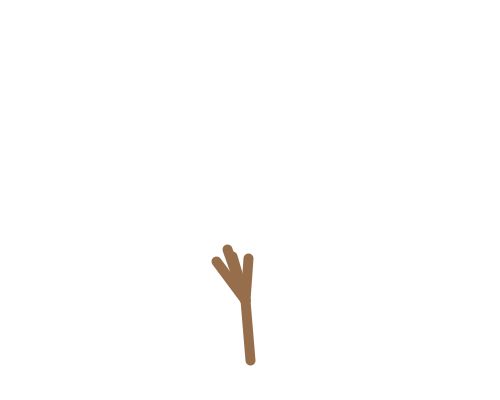
Frame 1 (no input)
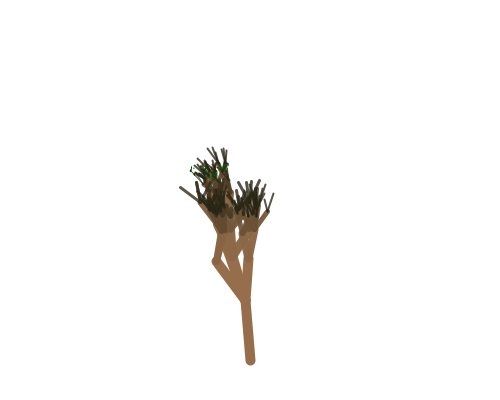
Frame 60 (the mouse pressed at the canvas centre just before this capture)
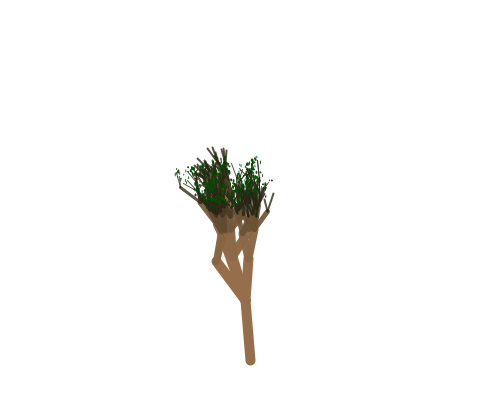
Frame 120 (the mouse held since frame 60 and released just before this capture)

The Processing sketch that drew these frames (run headless with seeded random() and noise(); from frame 60 on, the mouse is pressed at the canvas centre):

// Processing sketch: processing_47438
// ── processing_47438.pde

//var declarations
float baseX;  //base vals only used for initial "trunk"
float baseY;
float baseLineLength;

float[][] nodeX;  // these arrays hold x and y vals and the current line length for branch coords
float[][] nodeY;  
float[][] lineLength;

Node[][] tree;  //array of Nodes with the branchings divided up into levels
Node[] treeDisplay;  //same array, but just arranged sequentially for drawing one piece per frame

float bgFill;   //these are just for holding fill and stroke colors
float bgAlpha;
float objRed;
float objGreen;
float objBlue;
float leafGreen;
float objAlpha;
float leafAlpha;

int lineWidth;   //not using in this build, got a weird formula below instead


int levels;  //defines how many "levels" of forks will exist

int[] forkHolder;  //array for holding the number of forks generated so far in the current level, needed to properly populate x and y coords for each branch
int[] currentForks;  //used for controlling the "j" for loop in setup
int tempHolder;  //control variable, another one needed to populate arrays correctly

int count;  //used in draw() to draw the tree over a series of frames

float radius;  //not used in this build, leaf radius defined in the leaves() function of the Node class instead

int maxForks;  //used to set the size of the initial arrays for x, y, lineLength, and Nodes

int drawCounter;  //control variable to create a 1-D array of nodes that can be drawn sequentially in draw()

//setup
void setup() {
  size(500,400);
  smooth();
  bgFill = 255;
  objRed = 150;
  objGreen = 110;
  objBlue = 75;
  leafGreen = 75;
  objAlpha = 255;
  leafAlpha = 255;
  baseX = width/2;
  baseY = 0.9*height;
  baseLineLength = 100;
  count = 0;

  levels = int(random(7,9));  //arbitrary range here, it's the range I found to make most realistic looking trees
  
  lineWidth = 2*levels+1;  //again, not really used in this build
  strokeWeight(lineWidth);
  
  maxForks = 0;
  for(int i = 0; i < levels+1; i++) {
    maxForks += pow(4, i+1);  //the 4 here is based on the max possible number of forks in an individual Node, defined in its constructor below
  }
  
//  println("maxForks: " + maxForks);

//all these arrays need memory set aside here apparently, got lots of "NullPointer" type errors early on
  currentForks = new int[levels+1];
  nodeX = new float[levels+1][maxForks];
  nodeY = new float[levels+1][maxForks];
  lineLength = new float[levels+1][maxForks];
  tree = new Node[levels+1][maxForks];
  forkHolder = new int[levels+1];
  
  tempHolder = 0;
  drawCounter = 0;

  for(int i = 0; i < levels; i++) {  //the outer loop causes it to generate info one level at a time
    if(i < 1) {
      currentForks[i] = 1;
    }
    else {
      currentForks[i] = forkHolder[i];
    }
    for(int j = 0; j < currentForks[i]; j++) {  //this loop generates the details for each fork within a specific level
    
      if(i == 0 && j == 0) {  //the initial run through the loop needs to set some initial data for the constructor of the first Node
        nodeX[i][j] = baseX + random(-0.1*baseLineLength,0.1*baseLineLength);
        nodeY[i][j] = baseY + random(-0.6*baseLineLength,-0.9*baseLineLength);
        lineLength[i][j] = sqrt((baseX-nodeX[i][j])*(baseX-nodeX[i][j])+(baseY-nodeY[i][j])*(baseY-nodeY[i][j]));
        tree[i][j] = new Node(nodeX[i][j],nodeY[i][j],lineLength[i][j]);
        tree[i][j].fork();
        for(int k = 0; k < tree[i][j].forksGet(); k++) {  //this loop structures the populating of the x and y arrays
          nodeX[i+1][k+currentForks[i]-1] = tree[i][j].xGet()[k];
          nodeY[i+1][k+currentForks[i]-1] = tree[i][j].yGet()[k];
          lineLength[i+1][k+currentForks[i]-1] = tree[i][j].lengthGet()[k];
          forkHolder[i+1] += 1;
          drawCounter += 1;
        }
//        println("first branch base X: " + nodeX[0][0]);
//        println("first branch base Y: " + nodeY[0][0]);
//        println("first branch first fork X: " + nodeX[1][0]);
//        println("first branch first fork Y: " + nodeY[1][0]);
//        println("first loop complete");
      }
      else {
        tree[i][j] = new Node(nodeX[i][j],nodeY[i][j],lineLength[i][j]);
        tree[i][j].fork();
        tempHolder = 0;
        for(int k = 0; k < tree[i][j].forksGet(); k++) {  //same as the k loop above, but used for all subsequent runs through the loop
          nodeX[i+1][k+forkHolder[i+1]] = tree[i][j].xGet()[k];
          nodeY[i+1][k+forkHolder[i+1]] = tree[i][j].yGet()[k];
          lineLength[i+1][k+forkHolder[i+1]] = tree[i][j].lengthGet()[k];
          tempHolder += 1;
          drawCounter += 1;
        }
        forkHolder[i+1] += tempHolder;

//        println("Node " + i + " " + j + " base X: " + nodeX[i][j]);
//        println("Node " + i + " " + j + " base Y: " + nodeY[i][j]);
//        println("currentForks: " + currentForks[i]);
      }
    }
  }
  
  //this part creates a new 1-D array using the already created Nodes so that the draw() function can cycle through them easily frame by frame
  treeDisplay = new Node[drawCounter];
  drawCounter = 0;
  for(int i = 0; i < levels; i++) {
    for(int j = 0; j < currentForks[i]; j++) {
      treeDisplay[drawCounter] = tree[i][j];
      drawCounter++;
    }
  }


  background(bgFill,bgFill,bgFill);
}

//draw
void draw() {
  //  println("levels:  " + levels);
  lineWidth = int(drawCounter/(count*30+400));  //this is a weird formula I came up with for making branches get thinner as it goes, it's a work in progress
  strokeWeight(lineWidth);
  stroke(objRed,objGreen,objBlue,objAlpha);
  
  if(count <1) {  //draws just the initial trunk
    line(baseX,baseY,nodeX[0][0],nodeY[0][0]);
  }
  
  if(count < drawCounter) {  //this part draws the rest of the tree
    strokeWeight(int(drawCounter/(count*30+400)));
    
    if(int(drawCounter/(count*30+400))<2) {  //leaves are only drawn once the branches are down to 1 pixel wide
      fill(0,leafGreen,0,leafAlpha);
      noStroke();
      treeDisplay[count].leaves();
    }
      stroke(objRed,objGreen,objBlue,objAlpha);  //this draws each branch
      treeDisplay[count].display();
  }
  
  count ++;
  
  
  if (count < 30){  //this darkens the branches in the later parts of the tree and decreases their alpha value
  objRed = objRed - 3.75;
  objGreen = objGreen - 2.5;
  objBlue = objBlue - 1.875;
  objAlpha = objAlpha - 1.875;
  }
  
  leafGreen = leafGreen + 0.03;  //darker leaves are drawn first, moving on to bright leaves at the end
  leafAlpha = leafAlpha - 0.05;  //decrease alpha for later leaves to allow the earlier drawn layers to create more interesting texture
  
//  println("count: "+count);
//  println("drawCounter: " + drawCounter);
}

class Node {  //node is a class that creates several (x,y) coordinates based on an initial (x,y), and has methods for drawing lines to them from the inital (x,y)
  float rootX;
  float rootY;
  int forks;
  float[] tipX;
  float[] tipY;
  float lineLength;
  int leafCounter;

  Node(float tempRootX,float tempRootY,float tempLineLength) {  //constructor
    rootX = tempRootX;
    rootY = tempRootY;
    lineLength = tempLineLength;
    forks = int(random(2,5));  //chose this arbitrarily, I liked this range best for realistic looking trees
    tipX = new float[forks];
    tipY = new float[forks];
    leafCounter = 6-forks;  //again arbitrary, allows tall branches to get more leaves and thins them on the sides
  }

  void fork() {  //creates some branchings from the current (x,y), formulas are hard to describe, but attempt to keep the branchings "treelike"
    for(int i = 0; i<forks;i++) {
      tipX[i] = rootX + int(random(-0.15*forks*lineLength,0.15*forks*lineLength))+int((rootX-(width/2))/10);
      tipY[i] = rootY - int(random(0.6*lineLength,0.9*lineLength))+int(abs((rootX-(width/2))/10));
    }
  }

  void display() {  //used in draw() to display lines to represent the forks
    for(int i = 0; i<forks;i++) {
      line(rootX,rootY,tipX[i],tipY[i]);
    }
  }

  void leaves() {  //also used in draw(), but draws leaves instead of branches
    for(int i = 0; i<forks;i++) {
      for(int j = 0; j<leafCounter;j++) {
        ellipse(tipX[i]+random(-0.2*lineLength,0.2*lineLength),tipY[i]+random(-0.2*lineLength,0.2*lineLength),int(random(1,3)),int(random(2,5)));
      }
    }
  }

  float[] xGet() {  //grabs the new x values it's created for the branches, used in setup() to populate the next level of Nodes
    float[] xVals = new float[forks];
    for(int i = 0; i<forks; i++) {
      xVals[i] = tipX[i];
    }
    return xVals;
  }
  float[] yGet() {  //similar to xGet(), but for y values
    float[] yVals = new float[forks];
    for(int i = 0; i<forks; i++) {
      yVals[i] = tipY[i];
    }
    return yVals;
  }
  float[] lengthGet() {  //again, used for populating next level of Nodes in setup()
    float[] lengthVals = new float[forks];
    for(int i = 0; i<forks; i++) {
      lengthVals[i] = sqrt((tipX[i]-rootX)*(tipX[i]-rootX)+(tipY[i]-rootY)*(tipY[i]-rootY));
    }
    return lengthVals;
  }
  int forksGet() {  //and another grabber for populating next level of Nodes
    int forkTotal = forks;
    return forkTotal;
  }
}
